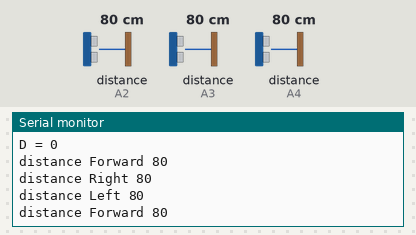
Bench run of a sketch on a simulated Arduino Uno, built with avr-gcc and run on an emulated ATmega328P. Shown: the last lines printed to the serial monitor. The inputs (shaded band) are chosen by the test bench; at power-on: distance to the obstacle (sensors on A2, A3, A4) 80 cm. The echo pulse lasts 58.3 µs per cm.

Above: at 3.8 s.
3.9 s: distance to the obstacle (sensor on A2) set to 2 cm
At 4.6 s:
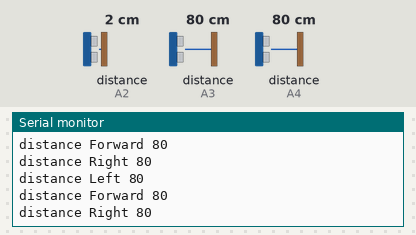
7.8 s: distance to the obstacle (sensor on A3) set to 250 cm
At 8.9 s:
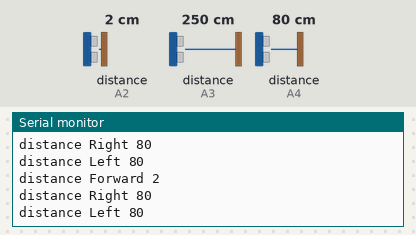
16.1 s: distance to the obstacle (sensor on A4) set to 2 cm
At 16.6 s:
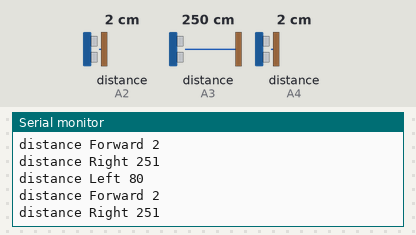
20.0 s: distance to the obstacle (sensor on A2) set to 4 cm
At 20.9 s:
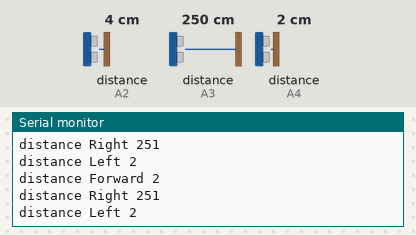
23.9 s: distance to the obstacle (sensor on A4) set to 120 cm
At 25.0 s:
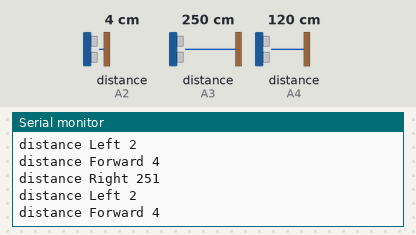
32.2 s: distance to the obstacle (sensor on A3) set to 2 cm
At 32.8 s:
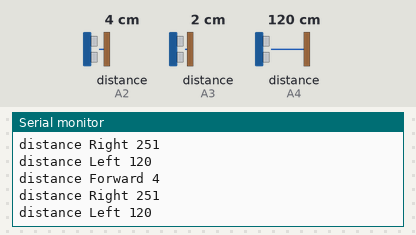
Timing chart, 0 to 35.2 s (numbered marks = the images above; inputs shaded):
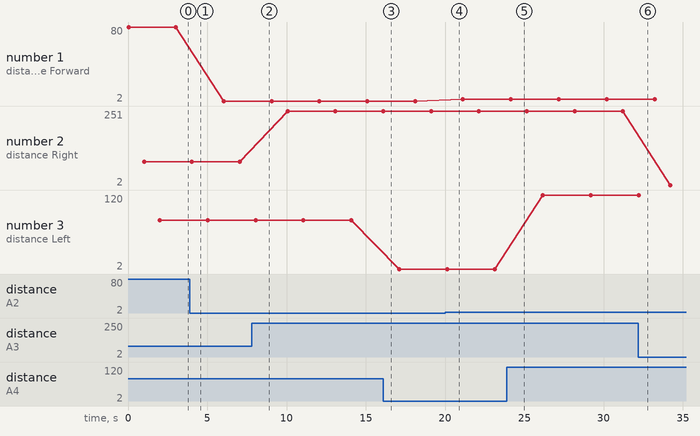

The sketch:

selfDrive_test.ino
```cpp
int state = 4; // stop
int nxtState = 0; // avanti
bool X,D,S;
const int trig = A5;
int echo[3];

void setup() {

  // Set pins
  echo[0] = A4; // left
  echo[1] = A3; // right
  echo[2] = A2; // forward
  // initialize serial communication:
  Serial.begin(9600);
}


long measureCm(int pin) {
    long duration, cm;
  String direzione;
  switch (pin) {
    case 0:
      direzione = "Left";
      break;
     case 1:
      direzione = "Right";
     break;
     case 2:
      direzione = "Forward";
     break;
  }
  // The PING))) is triggered by a HIGH pulse of 12 or more microseconds.
  // Give a short LOW pulse beforehand to ensure a clean HIGH pulse:
  pinMode(trig, OUTPUT);
  digitalWrite(trig, LOW);
  delayMicroseconds(2);
  digitalWrite(trig, HIGH);
  delayMicroseconds(12);
  digitalWrite(trig, LOW);

  // the echo pin provides a pulse
  // whose duration is the time (in microseconds) from the sending of the trigger
  // to the reception of its echo off of an object.
  pinMode(echo[pin], INPUT);
  duration = pulseIn(echo[pin], HIGH);

  // convert the time into a distance
  cm = (duration) / 29 / 2;
  Serial.print("distance ");
  Serial.print(direzione);
  Serial.print(" ");
  Serial.println(cm);
  delay(1000);
  return cm;
}


void call(int state) {
  Serial.print("State = ");
  Serial.println(state);
  Serial.print("X = ");
  Serial.println(X);
  Serial.print("S = ");
  Serial.println(S);
  Serial.print("D = ");
  Serial.println(D);
}

void getDangers() {
  X = (measureCm(2) > 10);
  D = (measureCm(1) > 10);
  S = (measureCm(0) > 10);
}


void loop() {

  if (state != nxtState) call(nxtState); // se lo stato è diverso da quello precedente allora devo chiamare la funzione corrispondente, altrimenti no
  // dopodichè calcolo il nuovo nxtState
  getDangers(); //  questa funzione mi deve settare tutti i valori X,S,D
  state = nxtState;

  switch(state) { // 0 = avanti, 1 = dx, 2 = indietro, 3 = sx, 4 = stop

    case 0:
      if (X) nxtState = 0; //se è libero davanti, continua così
      else {
        if (D) nxtState = 1; // se è libero a destra vai a destra
        else if (S) nxtState = 3; // se è libero a sinistra vai a sinistra
        else nxtState = 4; // stop
      }
     break;

     case 1:
      if (X) nxtState = 0; // se è libero davanti vai avanti
      else {
        if (D) nxtState = 1; // se è libero a destra continua ad andare a destra
        else nxtState = 2; // altrimenti vai indietro
      }
     break;

     case 2:
      if (D) nxtState = 1;
      else {
        if (S) nxtState = 3;
        else nxtState = 2;
        }
     break;

     case 3:
      if (X) nxtState = 0;
      else {
        if (S) nxtState = 3;
        else nxtState = 2;
      }
     break;

  }

}
```

Measured:
- plotted number 1: 80 → 2 after the input at 3.9 s, 2 → 4 after the input at 20.0 s
- plotted number 2: 80 → 251 after the input at 7.8 s, 251 → 2 after the input at 32.2 s
- plotted number 3: 2 → 120 after the input at 23.9 s
